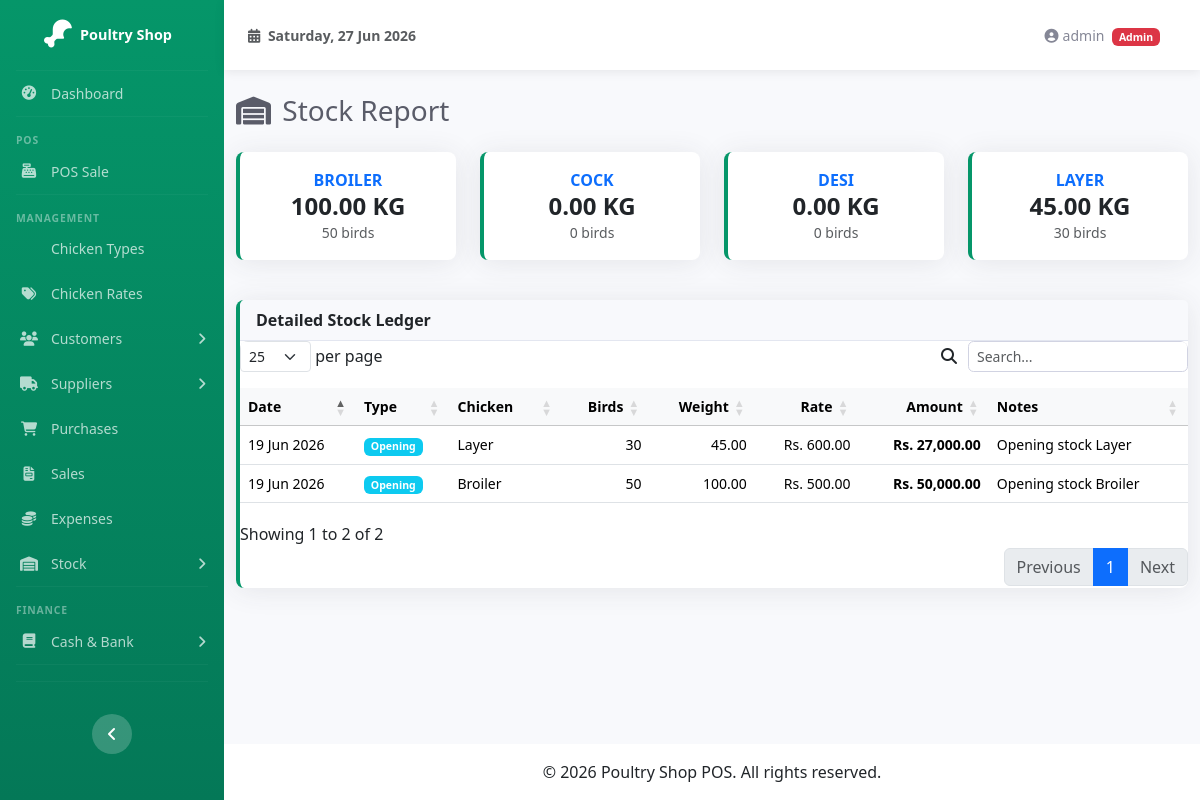
Screenshot of /pages/reports/stock_report.php (signed in) with the database file from the repository.
### tables this page shows
CREATE TABLE IF NOT EXISTS chicken_types (
  id          INT             AUTO_INCREMENT PRIMARY KEY,
  name        VARCHAR(50)     NOT NULL UNIQUE,
  created_at  TIMESTAMP       DEFAULT CURRENT_TIMESTAMP
);

CREATE TABLE IF NOT EXISTS stock_ledger (
  id                INT             AUTO_INCREMENT PRIMARY KEY,
  transaction_date  DATE            NOT NULL,
  transaction_type  ENUM('opening','purchase','sale','adjustment') NOT NULL,
  chicken_type_id   INT             NOT NULL,
  birds_count       INT             NOT NULL DEFAULT 0,
  weight_kg         DECIMAL(12,3)   NOT NULL DEFAULT 0.000,
  rate_per_kg       DECIMAL(10,2)   NOT NULL DEFAULT 0.00,
  amount            DECIMAL(12,2)   NOT NULL DEFAULT 0.00,
  reference_id      INT             DEFAULT NULL,
  notes             TEXT            DEFAULT NULL,
  created_at        TIMESTAMP       DEFAULT CURRENT_TIMESTAMP,
  FOREIGN KEY (chicken_type_id) REFERENCES chicken_types(id) ON DELETE CASCADE ON UPDATE CASCADE,
  INDEX idx_stock_date (transaction_date),
  INDEX idx_stock_type (transaction_type),
  INDEX idx_stock_chicken (chicken_type_id)
);

### includes/functions.php (called while the page is built, shortened)
<?php
function money($amount): string {
    return number_format((float)$amount, 2);
}
function availableStock(int $chicken_type_id): array {
    $pdo = getDB();
    $stmt = $pdo->prepare("
        SELECT
            COALESCE(SUM(CASE WHEN transaction_type IN ('opening','purchase','adjustment') THEN birds_count ELSE 0 END), 0)
            - COALESCE(SUM(CASE WHEN transaction_type = 'sale' THEN birds_count ELSE 0 END), 0) AS birds,
            COALESCE(SUM(CASE WHEN transaction_type IN ('opening','purchase','adjustment') THEN weight_kg ELSE 0 END), 0)
            - COALESCE(SUM(CASE WHEN transaction_type = 'sale' THEN weight_kg ELSE 0 END), 0) AS weight
        FROM stock_ledger
        WHERE chicken_type_id = ?
    ");
    $stmt->execute([$chicken_type_id]);
    return $stmt->fetch();
}

### pages/reports/stock_report.php (the view, shortened to what this page needs)
<?php
require_once __DIR__ . '/../../includes/functions.php';
$pdo = getDB();
$types = $pdo->query("SELECT id, name FROM chicken_types ORDER BY name")->fetchAll();
require_once __DIR__ . '/../../includes/header.php';
?>
<div class="d-sm-flex align-items-center justify-content-between mb-4">
    <h1 class="h3 mb-0 text-gray-800"><i class="fas fa-warehouse me-1"></i> Stock Report</h1>
</div>
<div class="row mb-4 no-print">
    <?php foreach ($types as $t):
        $data = availableStock($t['id']);
    ?>
    <div class="col-md-3 col-6 mb-3">
        <div class="card border-start-primary dashboard-card">
            <div class="card-body text-center">
                <div class="text-xs fw-bold text-primary text-uppercase"><?= htmlspecialchars($t['name']) ?></div>
                <div class="h4 mb-0 fw-bold"><?= number_format($data['weight'], 2) ?> KG</div>
                <small class="text-muted"><?= $data['birds'] ?> birds</small>
            </div>
        </div>
    </div>
    <?php endforeach; ?>
</div>
<div class="card border-start-primary">
    <div class="card-header">Detailed Stock Ledger</div>
    <div class="card-body p-0">
        <div class="table-responsive">
            <table class="table datatable table-hover mb-0 small">
                <thead class="table-light">
                    <tr><th>Date</th><th>Type</th><th>Chicken</th><th class="text-end">Birds</th><th class="text-end">Weight</th><th class="text-end">Rate</th><th class="text-end">Amount</th><th>Notes</th></tr>
                </thead>
                <tbody>
                    <?php
                    $ledger = $pdo->query("
                        SELECT sl.*, ct.name AS chicken_type_name
                        FROM stock_ledger sl
                        JOIN chicken_types ct ON ct.id = sl.chicken_type_id
                        ORDER BY sl.transaction_date DESC, sl.id DESC
                    ")->fetchAll();
                    foreach ($ledger as $l):
                    ?>
                    <tr class="<?= $l['transaction_type'] === 'sale' ? 'table-danger' : ($l['transaction_type'] === 'purchase' ? 'table-success' : '') ?>">
                        <td><?= date('d M Y', strtotime($l['transaction_date'])) ?></td>
                        <td><span class="badge bg-<?= $l['transaction_type'] === 'sale' ? 'danger' : ($l['transaction_type'] === 'purchase' ? 'success' : 'info') ?>"><?= ucfirst($l['transaction_type']) ?></span></td>
                        <td><?= htmlspecialchars($l['chicken_type_name']) ?></td>
                        <td class="text-end"><?= $l['birds_count'] ?: '-' ?></td>
                        <td class="text-end"><?= number_format($l['weight_kg'], 2) ?></td>
                        <td class="text-end"><?= $l['rate_per_kg'] ? 'Rs. ' . money($l['rate_per_kg']) : '-' ?></td>
                        <td class="text-end fw-bold">Rs. <?= money($l['amount']) ?></td>
                        <td><?= htmlspecialchars($l['notes'] ?? '-') ?></td>
                    </tr>
                    <?php endforeach; ?>
                </tbody>
            </table>
        </div>
    </div>
</div>
<?php require_once __DIR__ . '/../../includes/footer.php'; ?>

### assets/css/sb-admin-custom.css (style rules this page uses)
:root { --primary: #059669; --primary-dark: #047857; --primary-light: #10b981; --primary-50: #ecfdf5; --sidebar-width: 224px; }
* { margin: 0; padding: 0; box-sizing: border-box; }
body { background-color: #f8f9fc; font-family: 'Segoe UI', Tahoma, Geneva, Verdana, sans-serif; }
.card { border: none; border-radius: 0.5rem; box-shadow: 0 0.15rem 1.75rem 0 rgba(58, 59, 69, 0.1); }
.card-header { background-color: #f8f9fc; border-bottom: 1px solid #e3e6f0; font-weight: 600; }
.border-start-primary { border-left: 0.25rem solid var(--primary) !important; }
.text-gray-800 { color: #5a5c69 !important; }
.dashboard-card { transition: transform 0.2s; }
.table-responsive { border-radius: 0.5rem; }

### rows the page displays
chicken_types: name "BROILER", weight "100.00", birds "50"
chicken_types: name "COCK", weight "0.00", birds "0"
chicken_types: name "DESI", weight "0.00", birds "0"
chicken_types: name "LAYER", weight "45.00", birds "30"
stock_ledger: transaction_date "19 Jun 2026", transaction_type "Opening", chicken_type.name "Layer", birds_count "30", weight_kg "45.00", rate_per_kg "600.00", amount "27,000.00", notes "Opening stock Layer"
stock_ledger: transaction_date "19 Jun 2026", transaction_type "Opening", chicken_type.name "Broiler", birds_count "50", weight_kg "100.00", rate_per_kg "500.00", amount "50,000.00", notes "Opening stock Broiler"

### other values shown
$_SESSION['user_name'] "admin"
$_SESSION['user_role'] "Admin"
